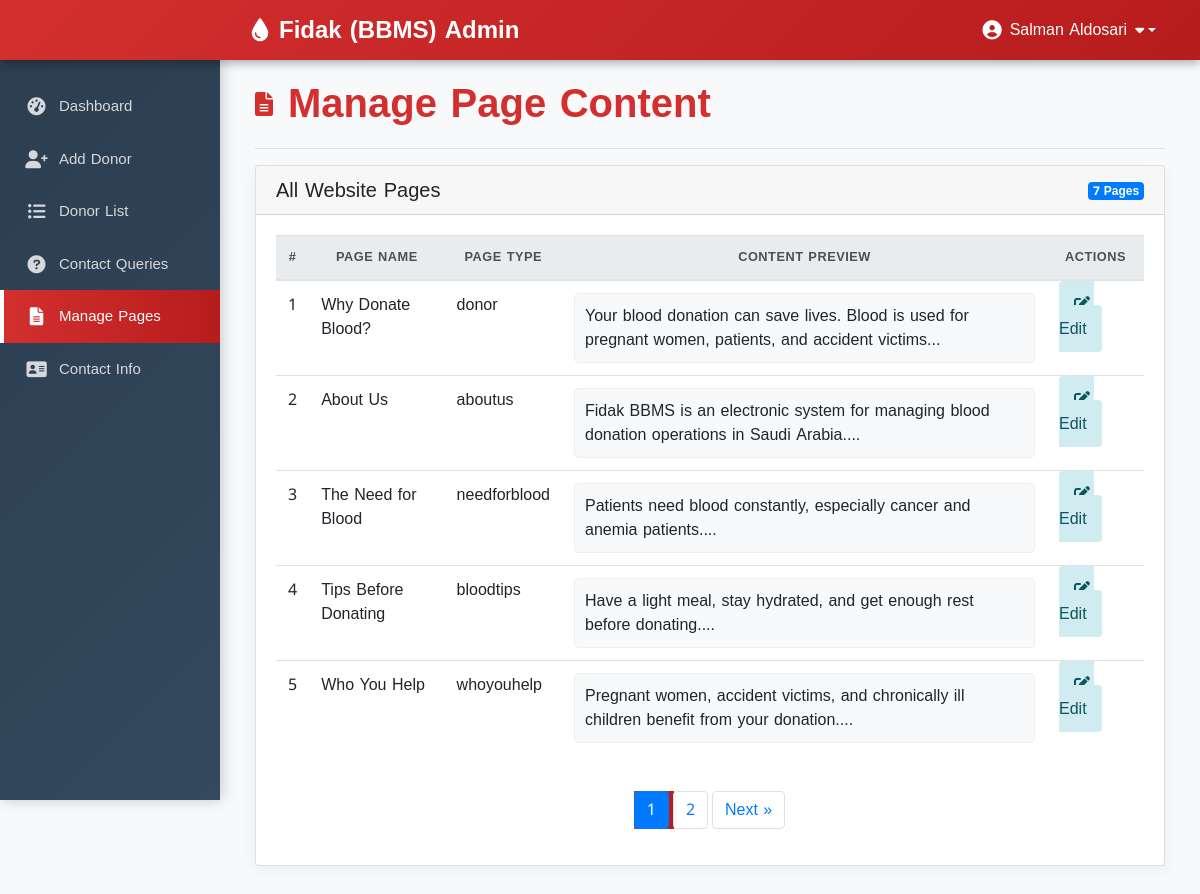
Screenshot of /admin/pages.php (signed in) with the database file from the repository.
### tables this page shows
CREATE TABLE `pages` (
  `page_id` int(11) NOT NULL,
  `page_name` varchar(255) NOT NULL,
  `page_type` varchar(50) NOT NULL,
  `page_data` longtext NOT NULL
);

### admin/pages.php (the view, shortened to what this page needs)
<?php
include 'conn.php';
?>
<!DOCTYPE html>
<html>
<head>
  <link rel="stylesheet" href="https://maxcdn.bootstrapcdn.com/bootstrap/4.5.2/css/bootstrap.min.css">
  <link rel="stylesheet" href="https://cdnjs.cloudflare.com/ajax/libs/font-awesome/6.0.0/css/all.min.css">
</head>
<body>
  <?php if (isset($_SESSION['loggedin']) && $_SESSION['loggedin'] == true) { ?>
  <div id="header">
    <?php include 'header.php'; ?>
  </div>
  <div id="sidebar">
    <?php $active="pages"; include 'sidebar.php'; ?>
  </div>
  <div id="content">
    <div class="content-wrapper">
      <div class="container-fluid">
        <div class="row">
          <div class="col-12">
            <h1 class="page-title">
              <i class="fas fa-file-alt"></i> Manage Page Content
            </h1>
            <hr>
          </div>
        </div>
        <div class="card">
          <div class="card-header">
            <div class="row">
              <div class="col-md-6">
                <h5 class="mb-0">All Website Pages</h5>
              </div>
              <div class="col-md-6 text-right">
                <?php
                $total_sql = "SELECT COUNT(*) as total FROM pages";
                $total_result = mysqli_query($conn, $total_sql);
                $total_row = mysqli_fetch_assoc($total_result);
                ?>
                <span class="badge badge-primary">
                  <?php echo $total_row['total'] . " Pages"; ?>
                </span>
              </div>
            </div>
          </div>
          <div class="card-body">
            <?php
            $limit = 5;
            $page = isset($_GET['page']) ? $_GET['page'] : 1;
            $offset = ($page - 1) * $limit;
            $count = $offset + 1;
            $sql = "SELECT * FROM pages LIMIT {$offset},{$limit}";
            $result = mysqli_query($conn, $sql);
            if(mysqli_num_rows($result) > 0) {
            ?>
            <div class="table-responsive">
              <table class="table table-hover">
                <thead class="thead-light">
                  <tr>
                    <th>#</th>
                    <th>Page Name</th>
                    <th>Page Type</th>
                    <th>Content Preview</th>
                    <th>Actions</th>
                  </tr>
                </thead>
                <tbody>
                  <?php while($row = mysqli_fetch_assoc($result)) { ?>
                  <tr>
                    <td><?php echo $count++; ?></td>
                    <td><?php echo $row['page_name']; ?></td>
                    <td><?php echo $row['page_type']; ?></td>
                    <td>
                      <div class="page-data">
                        <?php echo substr(strip_tags($row['page_data']), 0, 100) . '...'; ?>
                      </div>
                    </td>
                    <td>
                      <a href='update_page_details.php?type=<?php echo $row['page_type'];?>'
                         class="edit-btn" title="Edit Page">
                        <i class="fas fa-edit mr-1"></i> Edit
                      </a>
                    </td>
                  </tr>
                  <?php } ?>
                </tbody>
              </table>
            </div>
            <?php
            $total_sql = "SELECT COUNT(*) as total FROM pages";
            $total_result = mysqli_query($conn, $total_sql);
            $total_row = mysqli_fetch_assoc($total_result);
            $total_records = $total_row['total'];
            $total_page = ceil($total_records / $limit);
            if($total_page > 1) {
            ?>
            <nav aria-label="Page navigation">
              <ul class="pagination">
                <?php for($i = 1; $i <= $total_page; $i++) { ?>
                <li class="page-item <?php echo ($i == $page) ? 'active' : ''; ?>">
                  <a class="page-link" href="pages.php?page=<?php echo $i; ?>"><?php echo $i; ?></a>
                </li>
                <?php } ?>
                <?php if($total_page > $page) { ?>
                <li class="page-item">
                  <a class="page-link" href="pages.php?page=<?php echo $page+1; ?>" aria-label="Next">
                    <span aria-hidden="true">Next &raquo;</span>
                  </a>
                </li>
                <?php } ?>
              </ul>
            </nav>
            <?php } ?>
            <?php } else { ?>
            <div class="alert alert-info text-center">
              <i class="fas fa-info-circle"></i> No pages found.
            </div>
            <?php } ?>
          </div>
        </div>
      </div>
    </div>
  </div>
  <?php } ?>
</body>
</html>

### admin/header.php (shortened to what this page needs)
<!DOCTYPE html>
<html>
<head>
  <link rel="stylesheet" href="https://maxcdn.bootstrapcdn.com/bootstrap/4.5.2/css/bootstrap.min.css">
  <link rel="stylesheet" href="https://cdnjs.cloudflare.com/ajax/libs/font-awesome/6.0.0/css/all.min.css">
</head>
<body>
<nav class="navbar navbar-expand-lg navbar-dark">
  <div class="container-fluid">
    <a class="navbar-brand" href="dashboard.php">
      <i class="fas fa-tint blood-drop-icon"></i>Fidak (BBMS) Admin
    </a>
    <div class="user-menu">
      <div class="dropdown">
        <a class="user-greeting dropdown-toggle" href="#" role="button" id="userDropdown" data-toggle="dropdown">
          <i class="fas fa-user-circle user-icon"></i>
          <?php
            include 'conn.php';
            $username = $_SESSION['username'];
            $sql = "SELECT * FROM admin_info WHERE admin_username='$username'";
            $result = mysqli_query($conn, $sql) or die("Query failed.");
            $row = mysqli_fetch_assoc($result);
            echo $row['admin_name'];
          ?>
          <i class="fas fa-caret-down caret-icon"></i>
        </a>
      </div>
    </div>
  </div>
</nav>
</body>
</html>

### admin/sidebar.php (shortened to what this page needs)
<!DOCTYPE html>
<html>
<head>
  <link rel="stylesheet" href="https://maxcdn.bootstrapcdn.com/bootstrap/4.5.2/css/bootstrap.min.css">
  <link rel="stylesheet" href="https://cdnjs.cloudflare.com/ajax/libs/font-awesome/6.0.0/css/all.min.css">
</head>
<body>
<nav class="navbar navbar-expand-lg navbar-dark">
  <div class="container-fluid">
    <a class="navbar-brand" href="dashboard.php">
      <i class="fas fa-tint mr-2"></i>Fidak (BBMS) Admin
    </a>
    <div class="user-menu">
      <div class="dropdown">
        <a class="nav-link dropdown-toggle text-white" href="#" id="userDropdown" role="button" data-toggle="dropdown" aria-haspopup="true" aria-expanded="false">
          <i class="fas fa-user-circle mr-2"></i>
          <?php
            include 'conn.php';
            $username = $_SESSION['username'];
            $sql = "SELECT * FROM admin_info WHERE admin_username='$username'";
            $result = mysqli_query($conn, $sql) or die("Query failed.");
            $row = mysqli_fetch_assoc($result);
            echo $row['admin_name'];
          ?>
        </a>
      </div>
    </div>
  </div>
</nav>
<div class="sidebar">
  <ul class="sidebar-menu">
    <li>
      <a href="dashboard.php" <?php if($active=='dashboard') echo "class='active'"; ?>>
        <i class="fas fa-tachometer-alt"></i> Dashboard
      </a>
    </li>
    <li>
      <a href="add_donor.php" <?php if($active=='add') echo "class='active'"; ?>>
        <i class="fas fa-user-plus"></i> Add Donor
      </a>
    </li>
    <li>
      <a href="donor_list.php" <?php if($active=='list') echo "class='active'"; ?>>
        <i class="fas fa-list-ul"></i> Donor List
      </a>
    </li>
    <li>
      <a href="query.php" <?php if($active=='query') echo "class='active'"; ?>>
        <i class="fas fa-question-circle"></i> Contact Queries
      </a>
    </li>
    <li>
      <a href="pages.php" <?php if($active=='pages') echo "class='active'"; ?>>
        <i class="fas fa-file-alt"></i> Manage Pages
      </a>
    </li>
    <li>
      <a href="update_contact.php" <?php if($active=='contact') echo "class='active'"; ?>>
        <i class="fas fa-address-card"></i> Contact Info
      </a>
    </li>
  </ul>
</div>
</body>
</html>

### admin/pages.php (style rules this page uses)
body { font-family: 'Noto Kufi Arabic', sans-serif; background-color: #f8f9fa; color: #333; padding-top: 60px; }
#sidebar { width: 220px; height: calc(100vh - 60px); background: linear-gradient(135deg, #2c3e50, #34495e); position: fixed; left: 0; top: 60px; padding-top: 20px; box-shadow: 2px 0 15px rgba(0,0,0,0.1); z-index: 1020; overflow-y: auto; }
#content { margin-left: 220px; padding: 20px; transition: all 0.3s; }
.page-title { color: #d32f2f; font-weight: 700; margin-bottom: 20px; display: flex; align-items: center; }
.page-title i { margin-right: 15px; font-size: 1.5rem; }
.card { border: none; border-radius: 10px; box-shadow: 0 5px 15px rgba(0,0,0,0.05); margin-bottom: 30px; }
.card-header { background-color: white; border-bottom: 1px solid rgba(0,0,0,0.05); font-weight: 600; padding: 15px 25px; }
.table { margin-bottom: 0; }
.table th { border-top: none; font-weight: 600; color: #555; text-transform: uppercase; font-size: 0.8rem; letter-spacing: 0.5px; text-align: center; }
.table td { vertical-align: middle; }
.page-data { max-height: 120px; overflow-y: auto; text-align: left; padding: 10px; background: #f8f9fa; border-radius: 5px; border: 1px solid #eee; }
.edit-btn { background-color: #d1ecf1; color: #0c5460; padding: 8px 15px; border-radius: 4px; transition: all 0.2s; }
.pagination { justify-content: center; margin-top: 20px; }
.page-item.active .page-link { background-color: #d32f2f; border-color: #d32f2f; }
.page-link { color: #d32f2f; margin: 0 5px; border-radius: 4px !important; }

### admin/header.php (style rules this page uses)
body { font-family: 'Noto Kufi Arabic', sans-serif; }
.navbar { background: linear-gradient(135deg, #d32f2f, #b71c1c); padding: 0.5rem 1rem; box-shadow: 0 2px 10px rgba(0,0,0,0.2); }
.navbar-brand { font-size: 1.5rem; font-weight: 700; color: white !important; display: flex; align-items: center; margin-right: 0; }
.blood-drop-icon { margin-right: 10px; }
.user-menu { display: flex; align-items: center; margin-left: auto; }
.user-greeting { color: white; font-weight: 500; padding: 0.5rem 0.8rem; border-radius: 4px; transition: all 0.3s; cursor: pointer; display: flex; align-items: center; }
.user-icon { margin-right: 8px; font-size: 1.2rem; }
.caret-icon { margin-left: 8px; font-size: 0.9rem; }

### admin/sidebar.php (style rules this page uses)
body { font-family: 'Noto Kufi Arabic', sans-serif; padding-top: 60px; background-color: #f8f9fa; }
.navbar { background: linear-gradient(135deg, #d32f2f, #b71c1c); padding: 0.5rem 1rem; box-shadow: 0 2px 10px rgba(0,0,0,0.2); position: fixed; top: 0; left: 0; right: 0; z-index: 1030; height: 60px; }
.navbar-brand { font-size: 1.5rem; font-weight: 700; color: white !important; display: flex; align-items: center; margin-left: 220px; }
.sidebar { width: 220px; height: calc(100vh - 60px); background: linear-gradient(135deg, #2c3e50, #34495e); position: fixed; left: 0; top: 60px; padding-top: 20px; box-shadow: 2px 0 15px rgba(0,0,0,0.1); z-index: 1020; overflow-y: auto; }
.sidebar-menu { list-style: none; padding: 0; margin: 0; }
.sidebar-menu a { display: flex; align-items: center; color: rgba(255,255,255,0.8); padding: 15px 20px; text-decoration: none; font-weight: 500; font-size: 15px; transition: all 0.3s; border-left: 4px solid transparent; }
.sidebar-menu i { width: 25px; font-size: 18px; margin-right: 10px; text-align: center; }
.active { background: linear-gradient(to right, #d32f2f, #b71c1c); color: white !important; border-left: 4px solid white !important; }
#content { margin-left: 220px; padding: 20px; transition: all 0.3s; }
.user-menu { display: flex; align-items: center; margin-left: auto; }

### rows the page displays
pages: page_name "Why Donate Blood?", page_type "donor", page_data "Your blood donation can save lives. Blood is used for pregnant women, patients, and accident victims"
pages: page_name "About Us", page_type "aboutus", page_data "Fidak BBMS is an electronic system for managing blood donation operations in Saudi Arabia."
pages: page_name "The Need for Blood", page_type "needforblood", page_data "Patients need blood constantly, especially cancer and anemia patients."
pages: page_name "Tips Before Donating", page_type "bloodtips", page_data "Have a light meal, stay hydrated, and get enough rest before donating."
pages: page_name "Who You Help", page_type "whoyouhelp", page_data "Pregnant women, accident victims, and chronically ill children benefit from your donation."

### other values shown
$row['admin_name'] "Salman Aldosari"
$total_row['total'] "7"
